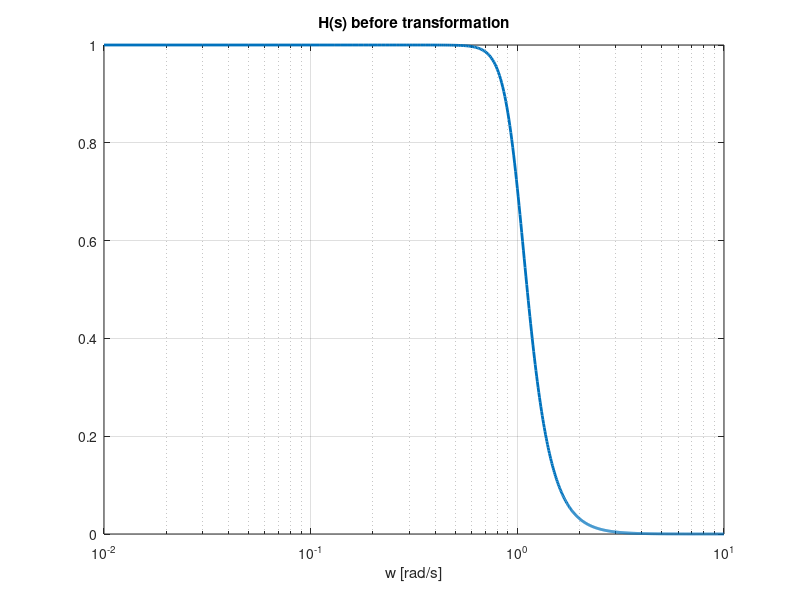

Recreate this plot in MATLAB. (Note: this script raises an error after producing the figure.)
% ex 7.7
% A Szczygielski
clc; clear; close all;

% Requirements
N = 5;              % poles in analog prototype
fc = 1;             % for LowPass and HighPass
f1 = 10; f2=100;    % for BandPass and BandStop
Rp = 3;             % allowed oscillation in the pass-band (dB)
Rs = 20;            % allowed oscillation in the stop-band (dB)

% Value of N increases - the filter becomes sharper (better)

% Design of analog LowPass prototype filters for w0 = 1
w = 0 : 0.01 : 10;        % radial frequencies of interest

[z,p,gain] = buttap(N);          % analog Butterwoth prototype
%[z,p,gain] = cheb1ap(N,Rp);      % analog Chebyshev 1 prototype
%[z,p,gain] = cheb2ap(N,Rs);      % analog Chebyshev 2 prototype
%[z,p,gain] = ellipap(N,Rp,Rs);   % analog elliptic prototype

b = gain*poly(z);                  % [z,gain] --> b      
a = poly(p);                       % p --> a
H = freqs(b,a,w);                  % filter frequency response using Matlab  

%Plot of the amplitude response before the transformation
figure; semilogx(w, abs(H), "Linewidth", 2); grid on; hold on; xlabel('w [rad/s]'); title('H(s) before transformation');
      
% Frequency transformation: Normalized (w0=1) LowPass --> DifferentPass
% Functions xx2yy from Signal Processing Toolbox
%[b,a] = lp2lp(b,a,2*pi*fc);                         % LowPass to LowPass
%[b,a] = lp2hp(b,a,2*pi*fc);                         % LowPass to HighPass
%[b,a] = lp2bp(b,a,2*pi*sqrt(f1*f2),2*pi*(f2-f1));   % LowPass to BandPass
[b,a] = lp2bs(b,a,2*pi*sqrt(f1*f2),2*pi*(f2-f1));   % LowPass to BandStop

z=roots(b); p=roots(a);

% Verification of filter responses(FRs): amplitude, phase, impulse, step                        
f = 0:0.1:1000;
w =2*pi*f;
s =1i*w;                          

H = polyval(b,s) ./ polyval(a,s);  % FR=TF for s=j*w: ratio of two polynomials

%Plot of the amplitude response after the transformation
figure; semilogx(f, abs(H), "Linewidth", 2); grid on; hold on; xlabel('f [hz]'); title('H(s) after transformation');
